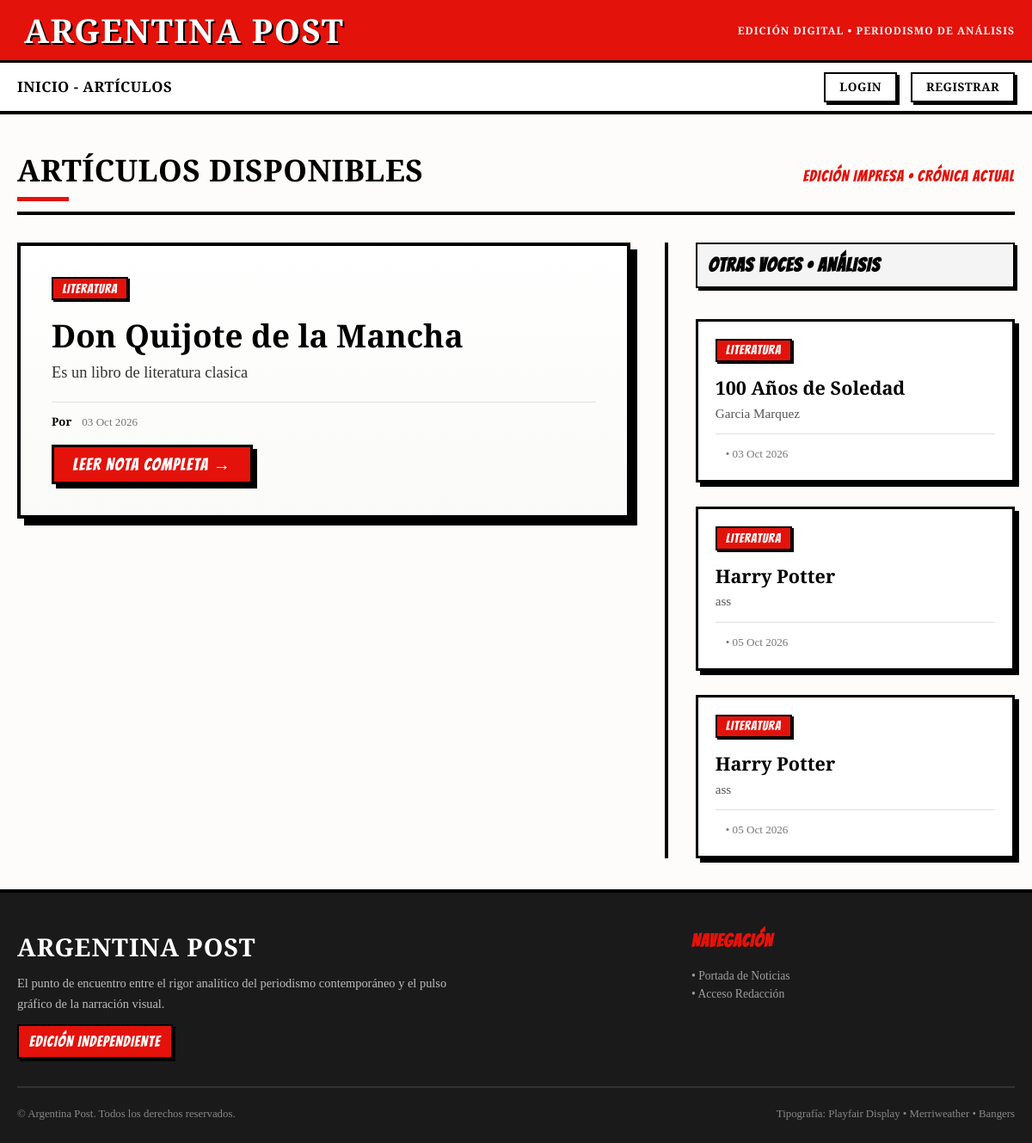
The app's page /, older data.
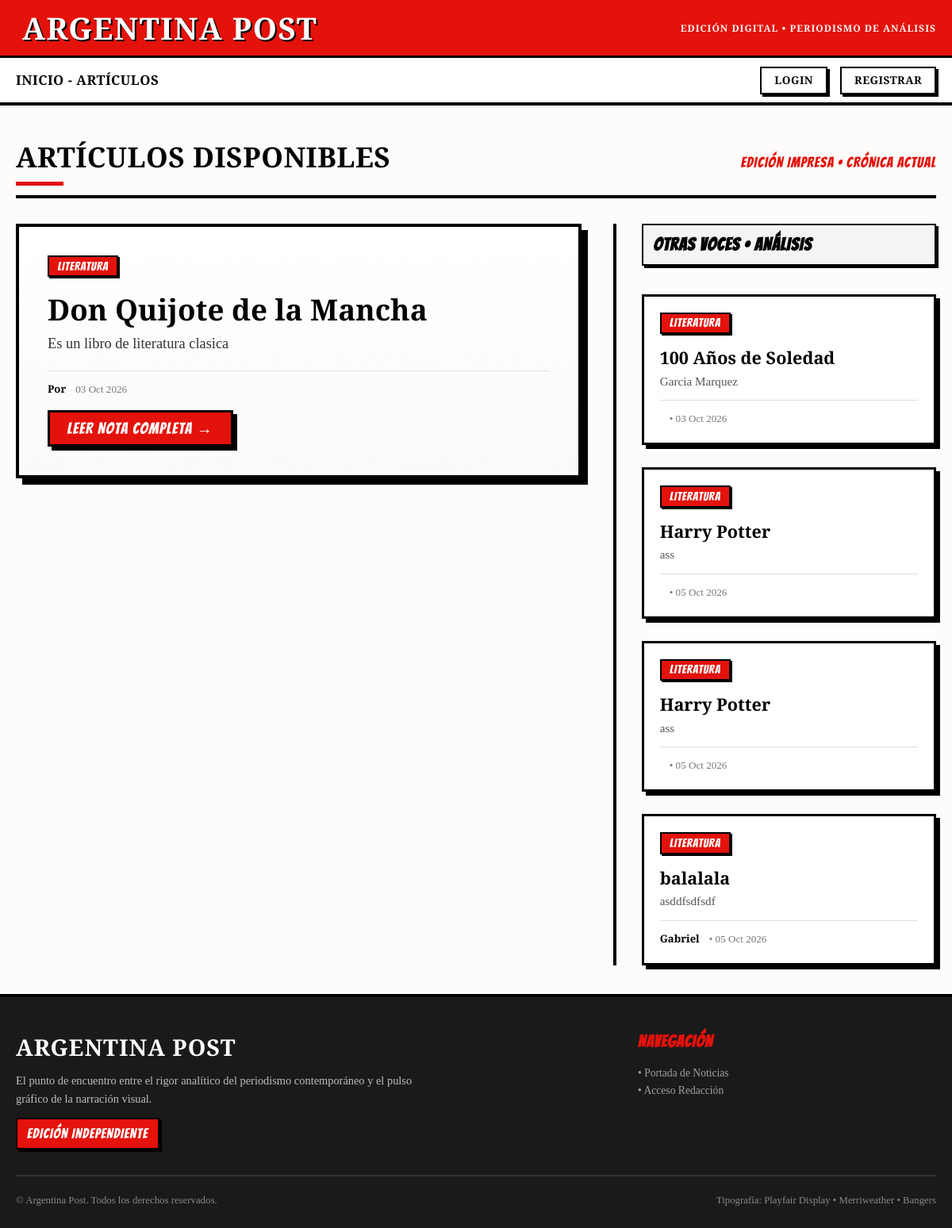
The same page, newer data.
### articles/models.py (models this page shows, shortened)
class Articulos(models.Model):
    title = models.CharField(max_length=200)
    subtitle = models.CharField(max_length = 200, blank=True)
    content = models.TextField()
    opcional_content = models.TextField(blank=True,null=True)
    author = models.ForeignKey(User,on_delete=models.CASCADE)
    category = models.ForeignKey(Categoria,on_delete = models.CASCADE)
    crated_at =models.DateTimeField(auto_now_add=True)
    class Meta:
        verbose_name = "Articulo"
        verbose_name_plural = "Articulos"

class Categoria(models.Model):
    name = models.CharField(max_length=100)

### core/views.py (the view)
# urls.py: path('',Inicio,name="home"),
def Inicio(request:HttpRequest) ->HttpResponse:
    articulos = Articulos.objects.all()
    return render(request,'core/index.html', {"articulos":articulos})

### core/templates/core/index.html (shortened to what this page needs)
{% extends 'base.html' %}
{% load static %}
{% block extra_css %}
<link rel="stylesheet" href="{% static 'articles/css/style.css' %}">
{% endblock extra_css %}
{% block content %}
<section class="portada-header">
    <h2 class="portada-titulo">Artículos Disponibles</h2>
    <span class="portada-edicion">Edición Impresa &bull; Crónica Actual</span>
</section>
{% if articulos %}
<div class="grid-portada">
    <div class="columna-principal">
        {% for articulo in articulos %}
            {% if forloop.first %}
            <article class="tarjeta-articulo tarjeta-destacada">
                {% if articulo.category %}
                <div class="articulo-categoria-wrapper">
                    <span class="badge-comic">{{ articulo.category.name }}</span>
                </div>
                {% endif %}
                <h3 class="articulo-titulo">
                    <a href="{% url 'articles:detalle' articulo.id %}">
                        {{ articulo.title }}
                    </a>
                </h3>
                {% if articulo.subtitle %}
                <p class="articulo-subtitulo">{{ articulo.subtitle }}</p>
                {% endif %}
                <div class="articulo-meta">
                    {% if articulo.author %}
                    <span class="articulo-autor">Por {{ articulo.author.first_name }} {{ articulo.author.last_name }}</span>
                    {% endif %}
                    {% if articulo.crated_at %}
                    <span class="articulo-fecha">{{ articulo.crated_at|date:"d M Y" }}</span>
                    {% endif %}
                </div>
                <div class="articulo-leer-mas">
                    <a href="{% url 'articles:detalle' articulo.id %}" class="btn-comic">Leer Nota Completa &rarr;</a>
                </div>
            </article>
            {% endif %}
        {% endfor %}
    </div>
    <aside class="columna-secundaria">
        <h3 class="columna-secundaria-titulo">Otras Voces &bull; Análisis</h3>
        {% for articulo in articulos %}
            {% if not forloop.first %}
            <article class="tarjeta-articulo tarjeta-secundaria">
                {% if articulo.category %}
                <div class="articulo-categoria-wrapper">
                    <span class="badge-comic">{{ articulo.category.name }}</span>
                </div>
                {% endif %}
                <h4 class="articulo-titulo">
                    <a href="{% url 'articles:detalle' articulo.id %}">
                        {{ articulo.title }}
                    </a>
                </h4>
                {% if articulo.subtitle %}
                <p class="articulo-subtitulo">{{ articulo.subtitle }}</p>
                {% endif %}
                <div class="articulo-meta">
                    {% if articulo.author %}
                    <span class="articulo-autor">{{ articulo.author.first_name }}</span>
                    {% endif %}
                    {% if articulo.crated_at %}
                    <span class="articulo-fecha">&bull; {{ articulo.crated_at|date:"d M Y" }}</span>
                    {% endif %}
                </div>
            </article>
            {% endif %}
        {% endfor %}
    </aside>
</div>
{% endif %}
{% endblock content %}

Row changes from the older to the newer data that the page shows:
added Articulos: category.name "LITERATURA", title "balalala", subtitle "asddfsdfsdf", author.first_name "Gabriel", crated_at "05 Oct 2026", shown under "OTRAS VOCES • ANÁLISIS"
